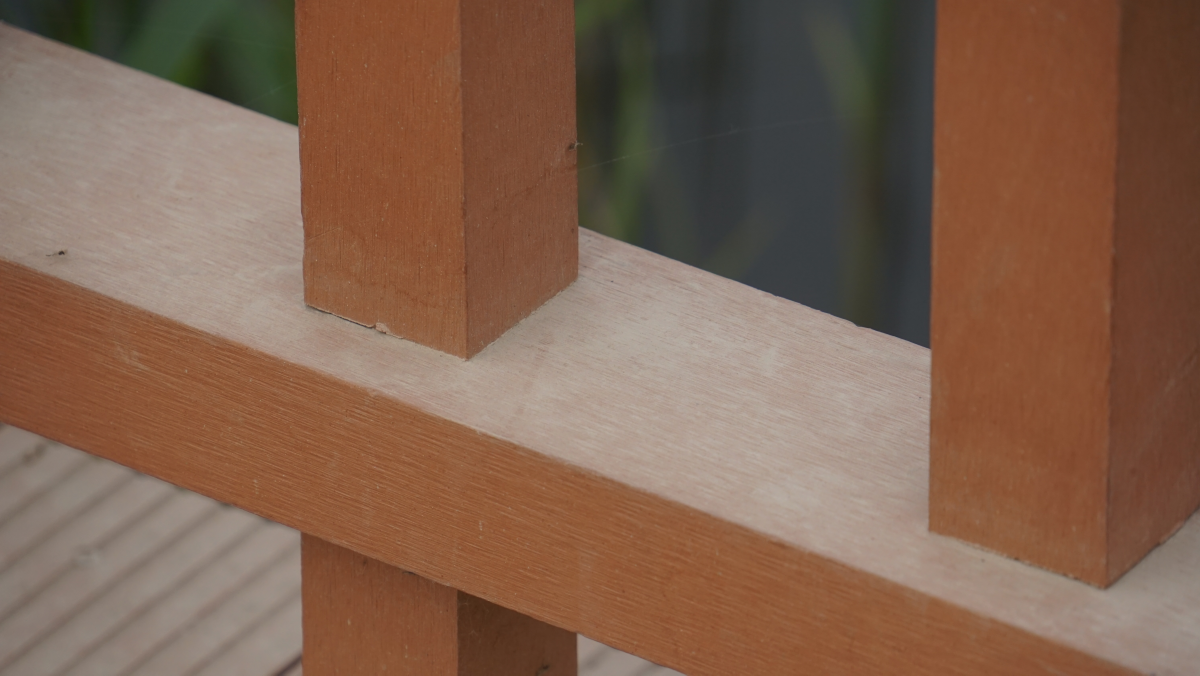
#> input picture test-in.jpg, 6000 x 3376 px (shown at 1/5 size)
$ python gen_test_in.py
#> lines starting #> are read from the running program, lines starting #| are printed output that depends on the picture
# test-in.jpg -> 摄像头侧RGB像素流hex (edge_detect_96的输入格式)
# 每行一个96-bit beat = 4个RGB888像素, px0在[95:72]高位 (与edge_detect_96的解析一致)
# 1024x600 -> 256 beat/行 x 600行 = 153600行
import sys
from PIL import Image

jpg = sys.argv[1] if len(sys.argv) > 1 else '../test-in.jpg'
W, H = 1024, 600

img = Image.open(jpg).convert('RGB')
#> img is the input picture: PIL image 6000x3376 RGB; mean R, G, B 129, 98.1, 79.1
if img.size != (W, H):
    print(f'resize {img.size} -> {(W, H)}')
#| resize (6000, 3376) -> (1024, 600)
    img = img.resize((W, H), Image.LANCZOS)
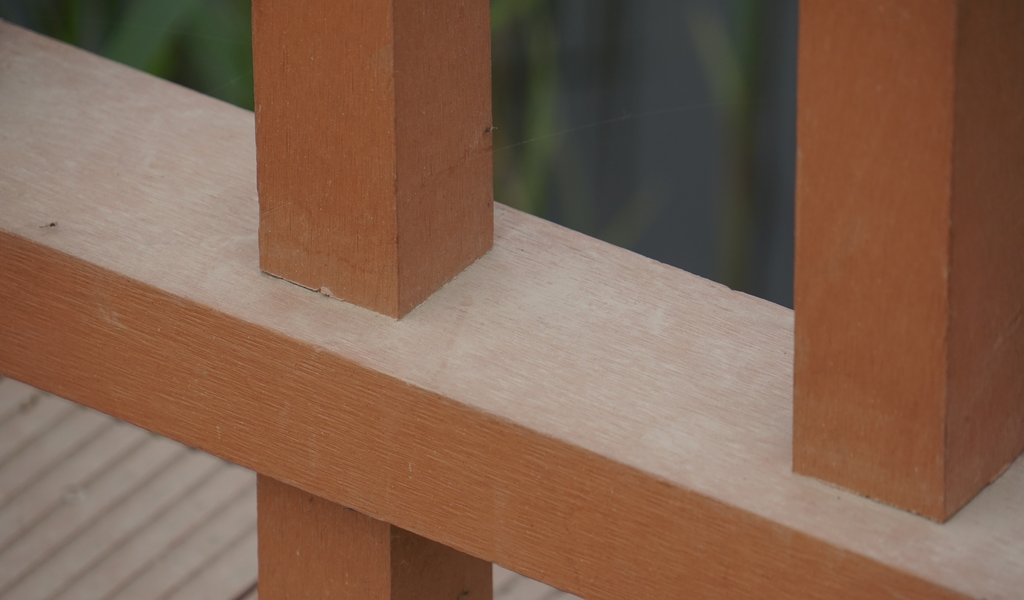
#> img: PIL image 1024x600 RGB; mean R, G, B 129, 98.1, 79.1
px = img.load()

n_beats = 0
with open('test_in_beats.hex', 'w', newline='\n') as f:
    lines = []
    for y in range(H):
        for xb in range(W // 4):
            v = 0
            for i in range(4):
                r, g, b = px[xb*4 + i, y]
                v = (v << 24) | (r << 16) | (g << 8) | b
            lines.append('%024x' % v)
            n_beats += 1
            if len(lines) >= 4096:
                f.write('\n'.join(lines) + '\n')
                lines = []
#> after the loop, lines = 2048 items, first 6: '76685f76685f77665e77665e', '75665d75675e76685f776a61', '7a6d647b6e657d70677e7168', '7f72697f726a81746b83766d', '85776f867970867970877a71', '877a71887a72877a72887b72'; n_beats = 153600
    if lines:
        f.write('\n'.join(lines) + '\n')

print('test_in_beats.hex done:', n_beats, 'beats (expect 153600)')
#| test_in_beats.hex done: 153600 beats (expect 153600)
